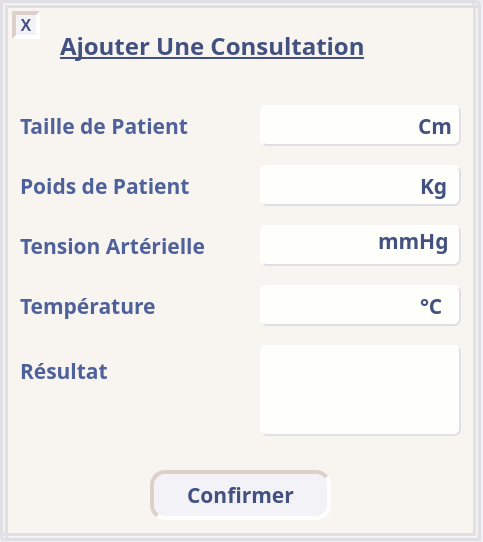
<?xml version="1.0" encoding="UTF-8"?>
<ui version="4.0">
 <class>dialogc</class>
 <widget class="QDialog" name="dialogc">
  <property name="geometry">
   <rect>
    <x>0</x>
    <y>0</y>
    <width>483</width>
    <height>542</height>
   </rect>
  </property>
  <property name="windowTitle">
   <string>Dialog</string>
  </property>
  <widget class="QFrame" name="ajouterconst">
   <property name="geometry">
    <rect>
     <x>0</x>
     <y>0</y>
     <width>481</width>
     <height>541</height>
    </rect>
   </property>
   <property name="styleSheet">
    <string notr="true">#ajouterconst{background:#f8f5f1;border:8px double #e0dfe5;  border-top-right-radius:5px;   border-bottom-left-radius: 5px;}

#ajoutcons{color:#425180;}
#cm{color:#425180;}
#kg{color:#425180;}
#hg{color:#425180;}
#c{color:#425180;}

#nomprenom{color:#4f619a;}
#tailleL{color:#4f619a;}
#poidsL{color:#4f619a;}
#tensionL{color:#4f619a;}
#temperatureL{color:#4f619a;}
#resultatL{color:#4f619a;}

#resultat{ 
color: #425180;
font-weight: bold;
font-size: 15px;
border: 2px outset #e0dfe5;
border-radius: 7px;
background-color: #fefefb;
selection-background-color: #d3d3d3;
selection-color: #33457d;

}
#resultat:hover{
border: 2px inset #dcd0c9;
background: #f3f2f7;
}

#taille{ 
color: #425180;
font-weight: bold;
font-size: 15px;
border: 2px outset #e0dfe5;
border-radius: 7px;
background-color: #fefefb;
selection-background-color: #d3d3d3;
selection-color: #33457d;

}
#taille:hover{
border: 2px inset #dcd0c9;
background: #f3f2f7;
}

#poids{ 
color: #425180;
font-weight: bold;
font-size: 15px;
border: 2px outset #e0dfe5;
border-radius: 7px;
background-color: #fefefb;
selection-background-color: #d3d3d3;
selection-color: #33457d;

}
#poids:hover{
border: 2px inset #dcd0c9;
background: #f3f2f7;
}

#tension{ 
color: #425180;
font-weight: bold;
font-size: 15px;
border: 2px outset #e0dfe5;
border-radius: 7px;
background-color: #fefefb;
selection-background-color: #d3d3d3;
selection-color: #33457d;

}
#tension:hover{
border: 2px inset #dcd0c9;
background: #f3f2f7;
}

#temperature{ 
color: #425180;
font-weight: bold;
font-size: 15px;
border: 2px outset #e0dfe5;
border-radius: 7px;
background-color: #fefefb;
selection-background-color: #d3d3d3;
selection-color: #33457d;

}
#temperature:hover{
border: 2px inset #dcd0c9;
background: #f3f2f7;
}

#confirmerAjouterconst{
color:#425180;
border: 4px inset #dcd0c9;
border-radius: 15px;
background: #f3f2f7;
}
#confirmerAjouterconst:hover{
border: 4px outset #dcd0c9;
background: #e0dfe5;
}
#confirmerAjouterconst:pressed{
border: 4px inset #dcd0c9;
background: #f6f1f7;
}
#closeajoutercons{
color:#425180;
border: 4px inset #dcd0c9;
border-radius: 15px;
background: #f3f2f7;
}
#closeajoutercons:hover{
border: 4px outset #dcd0c9;
background: #f0e4e0;
}
#closeajoutercons:pressed{
border: 4px inset #dcd0c9;
background: #f6f1f7;
}
</string>
   </property>
   <property name="frameShape">
    <enum>QFrame::StyledPanel</enum>
   </property>
   <property name="frameShadow">
    <enum>QFrame::Raised</enum>
   </property>
   <widget class="QPushButton" name="confirmerAjouterconst">
    <property name="geometry">
     <rect>
      <x>150</x>
      <y>470</y>
      <width>181</width>
      <height>50</height>
     </rect>
    </property>
    <property name="font">
     <font>
      <family>Bell MT</family>
      <pointsize>16</pointsize>
      <weight>75</weight>
      <bold>true</bold>
      <kerning>true</kerning>
     </font>
    </property>
    <property name="text">
     <string>Confirmer</string>
    </property>
   </widget>
   <widget class="QLabel" name="ajoutcons">
    <property name="geometry">
     <rect>
      <x>60</x>
      <y>30</y>
      <width>381</width>
      <height>31</height>
     </rect>
    </property>
    <property name="font">
     <font>
      <family>Bell MT</family>
      <pointsize>18</pointsize>
      <weight>75</weight>
      <bold>true</bold>
      <underline>true</underline>
     </font>
    </property>
    <property name="text">
     <string>Ajouter Une Consultation</string>
    </property>
   </widget>
   <widget class="QPushButton" name="closeajoutercons">
    <property name="geometry">
     <rect>
      <x>12</x>
      <y>11</y>
      <width>28</width>
      <height>28</height>
     </rect>
    </property>
    <property name="font">
     <font>
      <pointsize>12</pointsize>
      <weight>75</weight>
      <bold>true</bold>
     </font>
    </property>
    <property name="text">
     <string>X</string>
    </property>
   </widget>
   <widget class="QLabel" name="resultatL">
    <property name="geometry">
     <rect>
      <x>20</x>
      <y>355</y>
      <width>231</width>
      <height>31</height>
     </rect>
    </property>
    <property name="font">
     <font>
      <family>Bell MT</family>
      <pointsize>16</pointsize>
      <weight>75</weight>
      <bold>true</bold>
     </font>
    </property>
    <property name="text">
     <string>Résultat</string>
    </property>
   </widget>
   <widget class="QPlainTextEdit" name="resultat">
    <property name="geometry">
     <rect>
      <x>260</x>
      <y>345</y>
      <width>201</width>
      <height>91</height>
     </rect>
    </property>
   </widget>
   <widget class="QLineEdit" name="taille">
    <property name="geometry">
     <rect>
      <x>260</x>
      <y>105</y>
      <width>201</width>
      <height>41</height>
     </rect>
    </property>
   </widget>
   <widget class="QLabel" name="tailleL">
    <property name="geometry">
     <rect>
      <x>20</x>
      <y>110</y>
      <width>241</width>
      <height>31</height>
     </rect>
    </property>
    <property name="font">
     <font>
      <family>Bell MT</family>
      <pointsize>16</pointsize>
      <weight>75</weight>
      <bold>true</bold>
     </font>
    </property>
    <property name="text">
     <string>Taille de Patient</string>
    </property>
   </widget>
   <widget class="QLabel" name="poidsL">
    <property name="geometry">
     <rect>
      <x>20</x>
      <y>170</y>
      <width>241</width>
      <height>31</height>
     </rect>
    </property>
    <property name="font">
     <font>
      <family>Bell MT</family>
      <pointsize>16</pointsize>
      <weight>75</weight>
      <bold>true</bold>
     </font>
    </property>
    <property name="text">
     <string>Poids de Patient</string>
    </property>
   </widget>
   <widget class="QLabel" name="temperatureL">
    <property name="geometry">
     <rect>
      <x>20</x>
      <y>290</y>
      <width>241</width>
      <height>31</height>
     </rect>
    </property>
    <property name="font">
     <font>
      <family>Bell MT</family>
      <pointsize>16</pointsize>
      <weight>75</weight>
      <bold>true</bold>
     </font>
    </property>
    <property name="text">
     <string>Température</string>
    </property>
   </widget>
   <widget class="QLabel" name="tensionL">
    <property name="geometry">
     <rect>
      <x>20</x>
      <y>230</y>
      <width>241</width>
      <height>31</height>
     </rect>
    </property>
    <property name="font">
     <font>
      <family>Bell MT</family>
      <pointsize>16</pointsize>
      <weight>75</weight>
      <bold>true</bold>
     </font>
    </property>
    <property name="text">
     <string>Tension Artérielle</string>
    </property>
   </widget>
   <widget class="QLineEdit" name="poids">
    <property name="geometry">
     <rect>
      <x>260</x>
      <y>165</y>
      <width>201</width>
      <height>41</height>
     </rect>
    </property>
   </widget>
   <widget class="QLineEdit" name="tension">
    <property name="geometry">
     <rect>
      <x>260</x>
      <y>225</y>
      <width>201</width>
      <height>41</height>
     </rect>
    </property>
   </widget>
   <widget class="QLineEdit" name="temperature">
    <property name="geometry">
     <rect>
      <x>260</x>
      <y>285</y>
      <width>201</width>
      <height>41</height>
     </rect>
    </property>
   </widget>
   <widget class="QLabel" name="cm">
    <property name="geometry">
     <rect>
      <x>418</x>
      <y>110</y>
      <width>41</width>
      <height>31</height>
     </rect>
    </property>
    <property name="font">
     <font>
      <family>Bell MT</family>
      <pointsize>16</pointsize>
      <weight>75</weight>
      <bold>true</bold>
     </font>
    </property>
    <property name="text">
     <string>Cm</string>
    </property>
   </widget>
   <widget class="QLabel" name="kg">
    <property name="geometry">
     <rect>
      <x>420</x>
      <y>170</y>
      <width>41</width>
      <height>31</height>
     </rect>
    </property>
    <property name="font">
     <font>
      <family>Bell MT</family>
      <pointsize>16</pointsize>
      <weight>75</weight>
      <bold>true</bold>
     </font>
    </property>
    <property name="text">
     <string>Kg</string>
    </property>
   </widget>
   <widget class="QLabel" name="c">
    <property name="geometry">
     <rect>
      <x>420</x>
      <y>290</y>
      <width>41</width>
      <height>31</height>
     </rect>
    </property>
    <property name="font">
     <font>
      <family>Bell MT</family>
      <pointsize>16</pointsize>
      <weight>75</weight>
      <bold>true</bold>
     </font>
    </property>
    <property name="text">
     <string>°C</string>
    </property>
   </widget>
   <widget class="QLabel" name="hg">
    <property name="geometry">
     <rect>
      <x>378</x>
      <y>225</y>
      <width>81</width>
      <height>31</height>
     </rect>
    </property>
    <property name="font">
     <font>
      <family>Bell MT</family>
      <pointsize>16</pointsize>
      <weight>75</weight>
      <bold>true</bold>
     </font>
    </property>
    <property name="text">
     <string>mmHg</string>
    </property>
   </widget>
  </widget>
 </widget>
 <resources/>
 <connections/>
</ui>
